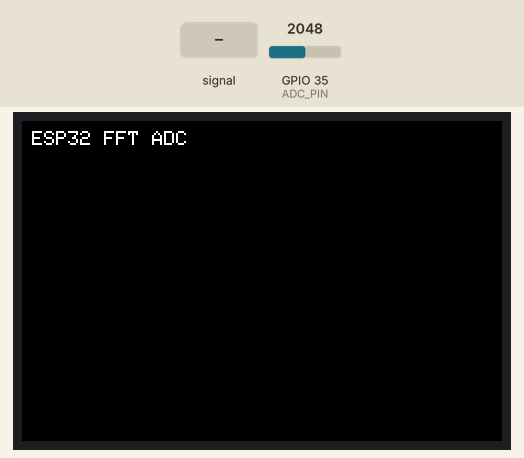
Recording of a sketch running on a simulated ESP32. Parts: 480×320 colour display. The inputs (shaded band) are chosen by the test bench; at power-on: GPIO 35 (ADC_PIN) = 2048 (analog values on the 0–4095 scale).

Above: at 1.5 s.
1.6 s: GPIO 35 (ADC_PIN) fed a 200 Hz sine of ±327 counts around its level
At 1.87 s:
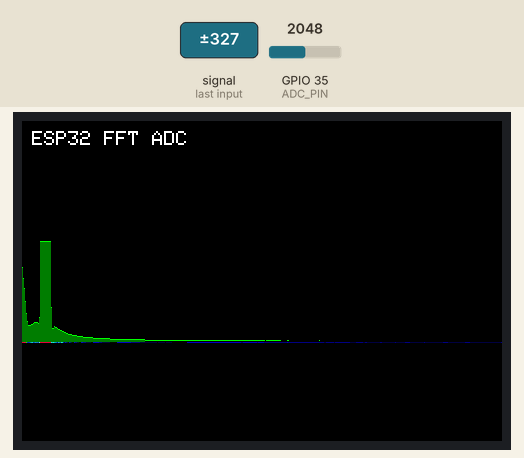
3.8 s: GPIO 35 (ADC_PIN) set to 2866
At 4.08 s:
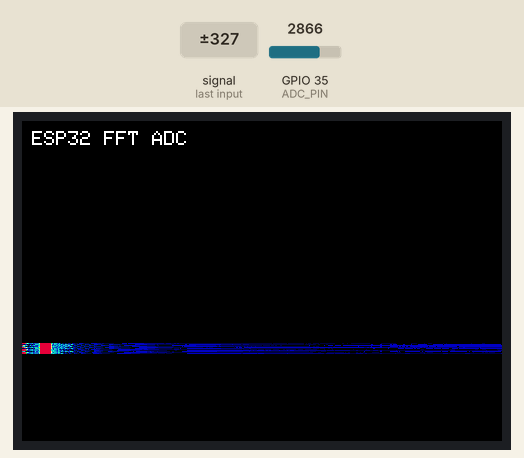
Timing chart, 0 to 6.8 s (numbered marks = the images above; inputs shaded):
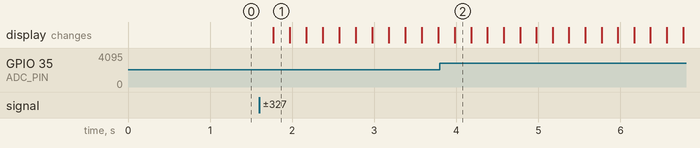

The sketch:

DMA_9488_eSPI.ino
```cpp
#include <arduinoFFT.h>
#include <TFT_eSPI.h>
#include <SPI.h>

// ==== Pantalla TFT ====
TFT_eSPI tft = TFT_eSPI();  // TFT_eSPI usa pines definidos en User_Setup.h

// ==== Parámetros FFT ====
#define NUM_SAMPLES     512
#define SAMPLING_FREQ   44000
double vReal[NUM_SAMPLES];
double vImag[NUM_SAMPLES];
double vPrev[NUM_SAMPLES / 2];  // FFT anterior

ArduinoFFT<double> FFT = ArduinoFFT<double>(vReal, vImag, NUM_SAMPLES, SAMPLING_FREQ);

// ==== Parámetros de gráfica ====
int fft_y_bottom = 220;
int fft_height = 100;

// ==== Waterfall ====
#define WATERFALL_HEIGHT 80
#define WATERFALL_WIDTH  480  // CORREGIDO: ancho real de pantalla
uint16_t waterfallBuffer[WATERFALL_HEIGHT][WATERFALL_WIDTH];
int waterfallIndex = 0;

int waterfall_top = fft_y_bottom + 1;

// ==== ADC ====
#define ADC_PIN 35  // ADC1_CH8

// ==== DAC ====
#define DAC_PIN 25  // DAC1: GPIO25

// ==== Ganancia ====
float fftGain_dB = 0.0;
float fftGain = pow(10.0, fftGain_dB / 20.0);

// ==== Opciones ====
bool useNoiseSubtraction = false;

// ==== Colores ====
const uint16_t colorTop  = TFT_GREEN;
const uint16_t colorRest = TFT_DARKGREEN;

// ==== Mínimo ====
int min_int(int a, int b) {
  return (a < b) ? a : b;
}

// ==== Suavizado FFT ====
float smoothMagnitude(int i, double *magnitudes, int count) {
  if (i == 0)
    return (magnitudes[i] + magnitudes[i + 1]) / 2;
  else if (i == count - 1)
    return (magnitudes[i - 1] + magnitudes[i]) / 2;
  else
    return (magnitudes[i - 1] + magnitudes[i] + magnitudes[i + 1]) / 3;
}

// ==== Color suavizado por intensidad ====

uint16_t intensityToColor1(int intensity) {
  uint8_t r, g, b;

  if (intensity == 0) {
    r = g = b = 0;
  } else if (intensity < 50) {
    r = 0;
    g = 0;
    b = map(intensity, 0, 49, 0, 255);
  } else if (intensity < 110) {
    r = 0;
    g = map(intensity, 64, 109, 0, 255);
    b = 255;
  } else if (intensity < 180) {
    r = map(intensity, 128, 179, 0, 255);
    g = 255;
    b = map(intensity, 128, 191, 255, 0);
  } else {
    r = 255;
    g = map(intensity, 192, 255, 255, 0);
    b = 0;
  }

  return tft.color565(b, r, g);
}
uint16_t intensityToColor2(int intensity) {
  float i = constrain(intensity, 0, 255) / 255.0f;
  float r, g, b;

  // Fórmulas aproximadas para colores suaves tipo viridis (adaptado)
  r = 0.5f + 0.5f * sin(3.0f * PI * i);
  g = 0.5f + 0.5f * sin(3.0f * PI * i + 2.0f);
  b = 0.5f + 0.5f * sin(3.0f * PI * i + 4.0f);

  // Normalizar a 0-255
  uint8_t red   = uint8_t(r * 255.0f);
  uint8_t green = uint8_t(g * 255.0f);
  uint8_t blue  = uint8_t(b * 255.0f);

  return tft.color565(blue, red, green);
}

uint16_t intensityToColor3(int intensity) {
  float t = constrain(intensity, 0, 255) / 255.0f;

  // Turbo colormap aproximado (5 puntos clave interpolados)
  float r = 34 + t * (255 - 34);     // rojo crece
  float g = t < 0.5 ? (t * 2) * 255 : (1 - (t - 0.5) * 2) * 255; // verde tipo campana
  float b = 255 - t * 255;           // azul decrece

  return tft.color565(uint8_t(b), uint8_t(r), uint8_t(g));
}


// ==== Dibuja línea FFT ====
void drawFFTLine(double *magnitudes, int y_bottom, int height) {
  static int prevHeights[480];
  static double vPrevInterp[480];

  const int width = 480;
  const int bins = NUM_SAMPLES / 2;
  const float scale = (float)height / 1500.0f;
  const float bin_scale = (float)(bins - 1) / width;

  tft.startWrite();

  for (int x = 0; x < width; x++) {
    float bin_f = x * bin_scale;
    int bin_i = (int)bin_f;
    if (bin_i >= bins - 1) bin_i = bins - 2;

    float frac = bin_f - bin_i;

    float magL = smoothMagnitude(bin_i, magnitudes, bins);
    float magR = smoothMagnitude(bin_i + 1, magnitudes, bins);
    float current = magL + frac * (magR - magL);

    if (useNoiseSubtraction) {
      current -= vPrevInterp[x];
      if (current < 0) current = 0;
      vPrevInterp[x] = current;
    }

    int barHeight = (int)(current * fftGain * scale);
    if (barHeight > height) barHeight = height;

    int prevHeight = prevHeights[x];

    int y1 = y_bottom - barHeight;
    int y2 = y_bottom - prevHeight;

    if (barHeight < prevHeight) {
      tft.drawLine(x, y2, x, y1, TFT_BLACK);
    } else if (barHeight > prevHeight) {
      if (barHeight > 1) {
        tft.drawLine(x, y1 + 1, x, y2, colorRest);
      }
      tft.drawPixel(x, y1, colorTop);
    }

    prevHeights[x] = barHeight;
  }

  tft.endWrite();
}

//==== Dibujar waterfall ====

void drawWaterfallLine(double* magnitudes) {
  static uint16_t interpLine[WATERFALL_WIDTH];

  // Interpolar magnitudes a línea de 480 píxeles
  for (int x = 0; x < WATERFALL_WIDTH; x++) {
    float bin_f = ((float)x / (WATERFALL_WIDTH - 1)) * ((NUM_SAMPLES / 2) - 1);
    int bin_i = (int)bin_f;
    if (bin_i >= (NUM_SAMPLES / 2 - 1)) bin_i = (NUM_SAMPLES / 2 - 2);

    float frac = bin_f - bin_i;

    float magL = smoothMagnitude(bin_i, magnitudes, NUM_SAMPLES / 2);
    float magR = smoothMagnitude(bin_i + 1, magnitudes, NUM_SAMPLES / 2);
    float current = magL + frac * (magR - magL);
    current *= fftGain;
    int intensity = constrain((current / 800.0f) * 255, 0, 255);
    interpLine[x] = intensityToColor1(intensity);
  }

  // Guardar línea nueva en buffer circular
  memcpy(waterfallBuffer[waterfallIndex], interpLine, sizeof(interpLine));
  tft.startWrite();

  // Dibujar de arriba hacia abajo (más reciente arriba)
  for (int row = 0; row < WATERFALL_HEIGHT; row++) {
    // Calculamos índice en buffer circular: línea más nueva es waterfallIndex
    int srcIndex = (waterfallIndex - row + WATERFALL_HEIGHT) % WATERFALL_HEIGHT;
    int dstY = waterfall_top + row;

    if (dstY < tft.height()) {
      tft.pushImage(0, dstY, WATERFALL_WIDTH, 1, waterfallBuffer[srcIndex]);
    }
  }
  tft.endWrite();

  // Avanzar índice circular
  waterfallIndex = (waterfallIndex + 1) % WATERFALL_HEIGHT;
}


// ==== Captura ADC ====
void captureSamples() {
  unsigned long samplingPeriod_us = 1000000.0 / SAMPLING_FREQ;
  unsigned long t_start = micros();

  for (int i = 0; i < NUM_SAMPLES; i++) {
    vReal[i] = analogRead(ADC_PIN);
    vImag[i] = 0.0;

    while (micros() - t_start < samplingPeriod_us * (i + 1)) {
      // Esperar
    }
  }

  // Quitar offset DC
  double mean = 0;
  for (int i = 0; i < NUM_SAMPLES; i++) {
    mean += vReal[i];
  }
  mean /= NUM_SAMPLES;
  for (int i = 0; i < NUM_SAMPLES; i++) {
    vReal[i] -= mean;
  }
}

// ==== Setup ====
void setup() {
  analogReadResolution(12);

  memset(vPrev, 0, sizeof(vPrev));
  memset(waterfallBuffer, 0, sizeof(waterfallBuffer));

  tft.init();
  tft.setRotation(3);
  tft.fillScreen(TFT_BLACK);
  tft.setTextColor(TFT_WHITE);
  tft.setTextSize(2);
  tft.setCursor(10, 10);
  tft.println("ESP32 FFT ADC");
}

// ==== Loop ====
void loop() {
  captureSamples();

  FFT.windowing(FFTWindow::Hamming, FFTDirection::Forward);
  FFT.compute(vReal, vImag, NUM_SAMPLES, FFT_FORWARD);
  FFT.complexToMagnitude(vReal, vImag, NUM_SAMPLES);

  drawFFTLine(vReal, fft_y_bottom, fft_height);
  drawWaterfallLine(vReal);
}
```

Measured:
- after the input at 1.6 s, the display: changes after 0.17 s (image 1)
